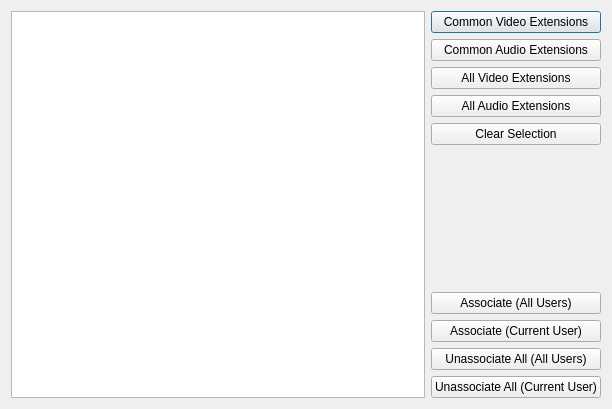
<?xml version="1.0" encoding="UTF-8"?>
<ui version="4.0">
 <class>FileAssocDialog</class>
 <widget class="QDialog" name="FileAssocDialog">
  <property name="geometry">
   <rect>
    <x>0</x>
    <y>0</y>
    <width>612</width>
    <height>409</height>
   </rect>
  </property>
  <property name="windowTitle">
   <string>Associate Files</string>
  </property>
  <layout class="QHBoxLayout" name="horizontalLayout">
   <item>
    <widget class="QTreeView" name="view">
     <property name="rootIsDecorated">
      <bool>false</bool>
     </property>
     <property name="itemsExpandable">
      <bool>false</bool>
     </property>
    </widget>
   </item>
   <item>
    <layout class="QVBoxLayout" name="verticalLayout">
     <item>
      <widget class="QPushButton" name="common_video">
       <property name="text">
        <string>Common Video Extensions</string>
       </property>
      </widget>
     </item>
     <item>
      <widget class="QPushButton" name="common_audio">
       <property name="text">
        <string>Common Audio Extensions</string>
       </property>
      </widget>
     </item>
     <item>
      <widget class="QPushButton" name="all_video">
       <property name="text">
        <string>All Video Extensions</string>
       </property>
      </widget>
     </item>
     <item>
      <widget class="QPushButton" name="all_audio">
       <property name="text">
        <string>All Audio Extensions</string>
       </property>
      </widget>
     </item>
     <item>
      <widget class="QPushButton" name="clear">
       <property name="text">
        <string>Clear Selection</string>
       </property>
      </widget>
     </item>
     <item>
      <spacer name="verticalSpacer">
       <property name="orientation">
        <enum>Qt::Vertical</enum>
       </property>
       <property name="sizeHint" stdset="0">
        <size>
         <width>0</width>
         <height>0</height>
        </size>
       </property>
      </spacer>
     </item>
     <item>
      <widget class="QPushButton" name="assoc_all">
       <property name="text">
        <string>Associate (All Users)</string>
       </property>
      </widget>
     </item>
     <item>
      <widget class="QPushButton" name="assoc_current">
       <property name="text">
        <string>Associate (Current User)</string>
       </property>
      </widget>
     </item>
     <item>
      <widget class="QPushButton" name="unassoc_all">
       <property name="text">
        <string>Unassociate All (All Users)</string>
       </property>
      </widget>
     </item>
     <item>
      <widget class="QPushButton" name="unassoc_current">
       <property name="text">
        <string>Unassociate All (Current User)</string>
       </property>
      </widget>
     </item>
    </layout>
   </item>
  </layout>
 </widget>
 <resources/>
 <connections/>
</ui>
